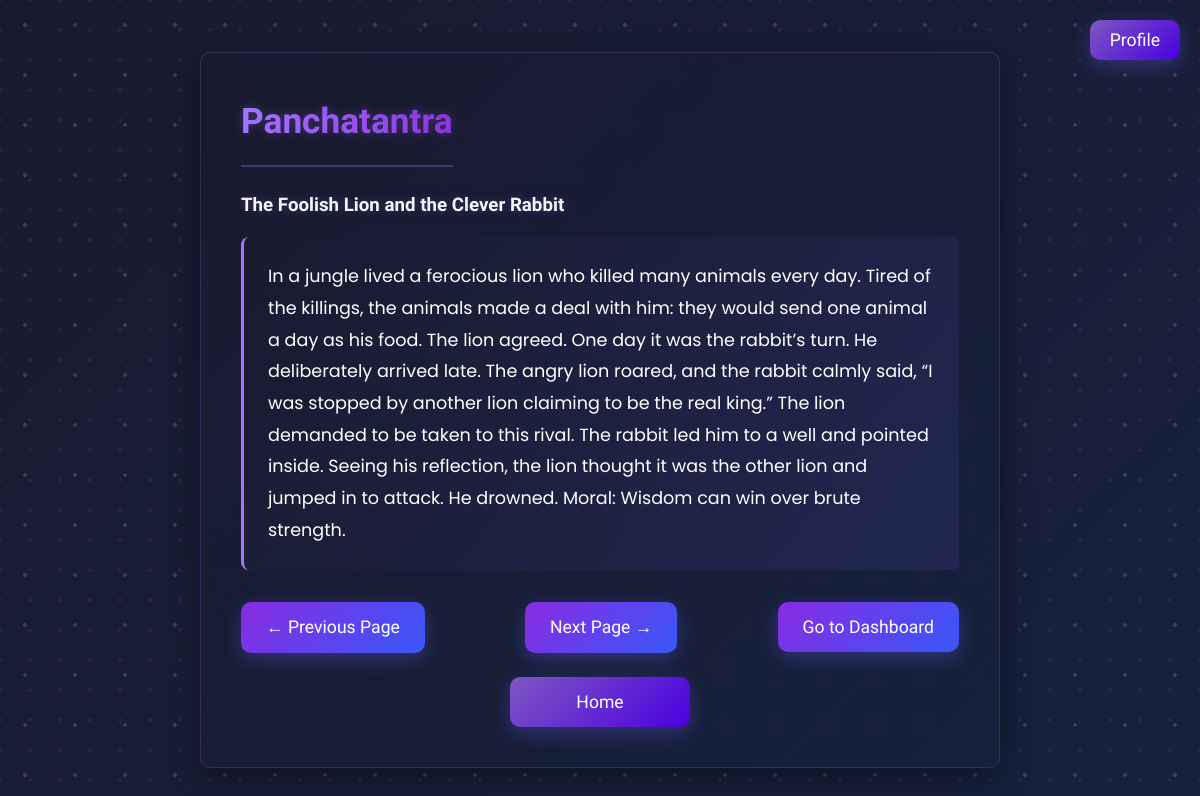
/read/12, run on the app's committed database.
### app.py (models this page shows)
class Book(db.Model):
    id = db.Column(db.Integer, primary_key=True)
    title = db.Column(db.String(100), nullable=False)
    chapter_title = db.Column(db.String(200))
    content = db.Column(db.Text, nullable=False)
    author = db.Column(db.String(100), default="Unknown")
    translator = db.Column(db.String(100), default="")

### app.py (the view, shortened to what this page needs)
@app.route('/read/<int:page_no>')
def read(page_no):
    page = Book.query.get_or_404(page_no)
    username = session.get('username', 'guest')
    user = User.query.filter_by(username=username).first()
    next_page = Book.query.filter_by(title=page.title, id=page_no + 1).first()
    previous_page = Book.query.filter_by(title=page.title, id=page_no - 1).first()
    return render_template('read.html', page=page,
                           next_page=next_page.id if next_page else None,
                           previous_page=previous_page.id if previous_page else None)

### templates/read.html (shortened to what this page needs)
<!DOCTYPE html>
<html lang="en">
<head>
    <link rel="stylesheet" href="{{ url_for('static', filename='css/main.css') }}">
</head>
<body>
    <a href="{{ url_for('settings') }}" class="profile-btn"><button type="button">Profile</button></a>
    <div class="page-box glass-box">
        <h2 class="page-title">{{ page.title }}</h2>
        {% if page.chapter_title %}
            <h3 class="chapter-title">{{ page.chapter_title }}</h3>
        {% endif %}
        <div class="page-content">{{ page.content }}</div>
        <div class="reading-buttons">
            {% if previous_page %}
                <a href="{{ url_for('read', page_no=previous_page) }}"><button type="button">← Previous Page</button></a>
            {% else %}
                <a><button type="button" disabled>← Previous Page</button></a>
            {% endif %}
            {% if next_page %}
                <a href="{{ url_for('read', page_no=next_page) }}"><button type="button">Next Page →</button></a>
            {% else %}
                <p class="finished-text">🎉 You've finished reading!</p>
            {% endif %}
            <a href="{{ url_for('dashboard', title=page.title) }}"><button type="button">Go to Dashboard</button></a>
        </div>
        <div class="secondary-buttons">
            <a href="{{ url_for('select_book') }}"><button type="button">Home</button></a>
        </div>
    </div>
</body>
</html>

### static/css/main.css (style rules this page uses)
:root { --primary-color: #1a1a2e; --secondary-color: #16213e; --accent-color: #a674ff; --text-color: #f5f5f5; --text-secondary: #d4bfff; --success-color: #28a745; --danger-color: #dc3545; --warning-color: #fd7e14; --dark-color: #6c757d; --border-radius: 10px; --box-shadow: 0 8px 32px rgba(0, 0, 0, 0.3); }
* { margin: 0; padding: 0; box-sizing: border-box; }
body { font-family: 'Poppins', sans-serif; background: linear-gradient(135deg, var(--primary-color), var(--secondary-color)) fixed; color: var(--text-color); min-height: 100vh; line-height: 1.6; padding: 20px; }
body::before { content: ''; position: fixed; top: 0; left: 0; width: 100%; height: 100%; background-image: radial-gradient(rgba(255, 255, 255, 0.15) 2px, transparent 2px), radial-gradient(rgba(166, 116, 255, 0.1) 2px, transparent 2px); background-size: 50px 50px, 30px 30px; background-position: 0 0, 15px 15px; z-index: -1; animation: dotMove 80s linear infinite; }
h1, h2, h3, h4, h5 { font-family: 'Montserrat', sans-serif; margin-bottom: 1rem; font-weight: 600; color: var(--text-color); text-shadow: 0 0 10px rgba(166, 116, 255, 0.3); }
h2 { font-size: 1.8rem; padding-bottom: 0.8rem; border-bottom: 2px solid var(--accent-color); display: inline-block; }
a { color: var(--accent-color); text-decoration: none; transition: all 0.3s ease; }
.glass-box { background: rgba(26, 26, 46, 0.8); backdrop-filter: blur(10px); border-radius: var(--border-radius); box-shadow: var(--box-shadow); border: 1px solid rgba(255, 255, 255, 0.1); animation: fadeIn 0.6s ease-out; transition: transform 0.4s ease; }
.page-box { max-width: 800px; width: 90%; margin: 2rem auto; padding: 2.5rem; position: relative; background: linear-gradient(135deg, rgba(26, 26, 46, 0.7), rgba(22, 33, 62, 0.7)); border: 1px solid rgba(166, 116, 255, 0.2); box-shadow: 0 10px 30px rgba(0, 0, 0, 0.4); }
button, .btn { background: linear-gradient(135deg, #8a2be2, #3758f9); color: white; padding: 15px 25px; border: none; border-radius: var(--border-radius); cursor: pointer; font-size: 1.1rem; font-weight: 500; transition: all 0.3s ease; position: relative; overflow: hidden; box-shadow: 0 6px 20px rgba(89, 86, 213, 0.4); font-family: 'Montserrat', sans-serif; }
.action-buttons, .buttons, .reading-buttons { display: flex; gap: 1rem; margin-top: 2rem; flex-wrap: wrap; justify-content: center; }
.action-buttons button, .buttons button, .reading-buttons button { width: 100%; }
.page-title { font-size: 2.2rem; text-align: center; margin-bottom: 1.5rem; padding-bottom: 1rem; border-bottom: 2px solid rgba(166, 116, 255, 0.3); background: linear-gradient(90deg, #a674ff, #8a2be2); -webkit-background-clip: text; -webkit-text-fill-color: transparent; background-clip: text; color: transparent; }
.page-content { font-size: 1.1rem; line-height: 1.8; padding: 1.5rem; border-radius: 8px; margin-bottom: 2rem; border-left: 3px solid var(--accent-color); background: linear-gradient(125deg, rgba(26, 26, 46, 0.5), rgba(89, 86, 213, 0.15), rgba(26, 26, 46, 0.5)); background-size: 200% 200%; animation: slowGradient 20s ease infinite; color: white; }
.reading-buttons { display: flex; justify-content: space-between; gap: 15px; margin: 2rem 0 1rem; }
.reading-buttons button { position: relative; overflow: hidden; transition: all 0.3s ease; }
.reading-buttons button:before { content: ''; position: absolute; top: 0; left: 0; width: 100%; height: 100%; background: linear-gradient(90deg, transparent, rgba(255, 255, 255, 0.2), transparent); transform: translateX(-100%); }
.profile-btn { position: absolute; top: 20px; right: 20px; width: auto; z-index: 100; }
.profile-btn button { background: linear-gradient(135deg, #7e57c2, #4a00e0); padding: 10px 20px; width: auto; }
.secondary-buttons { display: flex; justify-content: center; margin-top: 1.5rem; width: 100%; text-align: center; }
.secondary-buttons a { width: auto; margin: 0 auto; }
.secondary-buttons button { min-width: 180px; background: linear-gradient(135deg, #7e57c2, #4a00e0); }

### data on the page
Book: chapter_title "The Foolish Lion and the Clever Rabbit", content "In a jungle lived a ferocious lion who killed many animals every day. Tired of the killings, the animals made a deal with him: they would send one animal a day as his food. The lion agreed. One day it was the rabbit’s turn. He deliberately arrived late. The angry lion roared, and the rabbit calmly said, “I was stopped by another lion claiming to be the real king.” The lion demanded to be taken to this rival. The rabbit led him to a well and pointed inside. Seeing his reflection, the lion thought it was the other lion and jumped in to attack. He drowned. Moral: Wisdom can win over brute strength."
